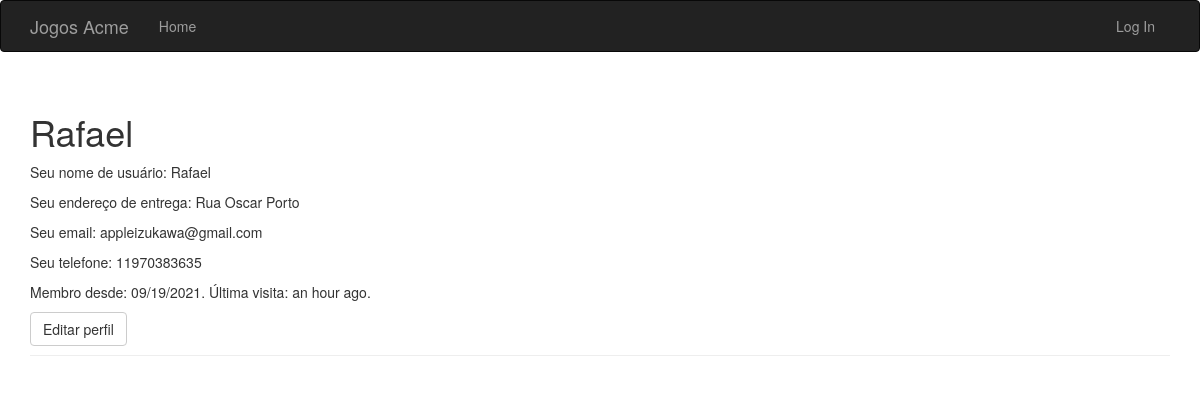
Page /user/Rafael on the earlier database version.
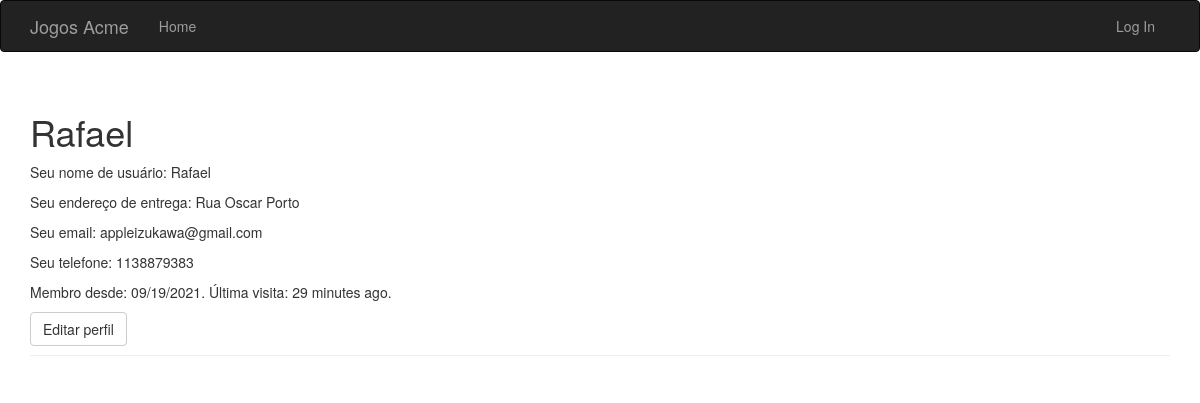
Same page on the later database version.
### app/models.py (models this page shows, shortened)
class User(UserMixin, db.Model):
    __tablename__ = 'users'
    id = db.Column('id', db.Integer, primary_key=True)
    email = db.Column(db.String(64), unique=True, index=True)
    username = db.Column(db.String(64), unique=True, index=True)
    role_id = db.Column(db.Integer, db.ForeignKey('roles.id'))
    password_hash = db.Column(db.String(128))
    confirmed = db.Column(db.Boolean, default=False)
    cpf = db.Column(db.String(64), unique=True, index=True)
    telephone = db.Column(db.String(64), unique=True, index=True)
    destiny_id = db.Column(db.Integer, db.ForeignKey('destiny.id'))
    member_since = db.Column(db.DateTime(), default=datetime.utcnow)
    last_seen = db.Column(db.DateTime(), default=datetime.utcnow)
    @property
    def password(self):
        raise AttributeError('password in not readable attribute')

class Destiny(db.Model):
    __tablename__ = 'destiny'
    id = db.Column('id', db.Integer, primary_key=True, autoincrement=True)
    address = db.Column(db.String(200))
    number = db.Column(db.String(100))
    zipcode = db.Column(db.String(100))
    neighborhood = db.Column(db.String(100))
    complement = db.Column(db.String(200))
    city = db.Column(db.String(200))
    state = db.Column(db.String(100))
    user = db.relationship('User', backref="destiny", lazy='dynamic')

### app/main/views.py (the view)
@main.route('/user/<username>')
def user(username):
    user = User.query.filter_by(username=username).first_or_404()
    return render_template('user/user.html', user=user)

### app/auth/views.py (called while the page is built)
@auth.before_app_request
def before_request():
    if current_user.is_authenticated:
        current_user.ping()
        if not current_user.confirmed \
                and request.endpoint \
                and request.blueprint != 'auth' \
                and request.endpoint != 'static':
            print('>>>Sakura<<<')
            return redirect('auth.unconfirmed')

### app/main/__init__.py (called while the page is built)
@main.app_context_processor
def inject_permissions():
    return dict(Permission=Permission)

### app/models.py (called while the page is built)
    def is_administrator(self):
        return False

### app/templates/user/user.html (shortened to what this page needs)
{% extends "base.html" %}
{% block page_content %}
<div class="page-header">
    <h1>{{ user.username }}</h1>
    {% if user.username or user.destiny.address %}
    <div class="user_info">
        <p>Seu nome de usuário: {% if user.username %}{{ user.username }} {% endif %}</p>
        <p>Seu endereço de entrega: {% if user.destiny.address %} {{ user.destiny.address}} {% endif %}</p>
        <p>Seu email: {% if user.email %} {{ user.email }} {% endif %}</p>
        <p>Seu telefone: {% if user.email %} {{ user.telephone }} {% endif %}</p>
        <p>Membro desde: {{ moment(user.member_since).format('L') }}. Última visita: {{ moment(user.last_seen).fromNow() }}.</p>
    </div>
    {% endif %}
    <div class="user_edtion_option">
        {% if current_user.is_administrator() %}
        <a class="btn btn-danger" href="{{ url_for('.edit_profile_admin', id=user.id) }}">Editar perfil [Admin]</a>
        {% else %}
        <a class="btn btn-default" href="{{ url_for('.edit_profile') }}">Editar perfil</a>
        {% endif %}
    </div>
</div>
{% endblock %}

### app/templates/base.html (shortened to what this page needs)
<!DOCTYPE html>
<html lang="pt-br">
    {% extends "bootstrap/base.html" %}
    {% block head %}
    {{ super() }}
    <link rel="stylesheet" href="{{ url_for('static', filename='css/style.css') }}">
    {% endblock %}
    {% block navbar %}
    <div class="navbar navbar-inverse" role="navigation">
        <div class="container">
            <div class="navbar-header">
                <a class="navbar-brand" href="{{ url_for('main.index')}}" >Jogos Acme</a>
            </div>
            <div class="navbar-collapse collapse">
                <ul class="nav navbar-nav">
                    <li><a href="{{ url_for('main.index')}}">Home</a></li>
                </ul>
                <ul class="nav navbar-nav navbar-right">
                    {% if current_user.is_authenticated %}
                    <li class="dropdown">
                        <a href="#" class="dropdown-toggle" data-toggle="dropdown">Conta<b class="caret"></b></a>
                        <ul class="dropdown-menu">
                            <li><a href="{{ url_for('auth.change_password') }}">Mudar senha</a></li>
                            <li><a href="{{ url_for('auth.change_email_request') }}">Mudar email</a></li>
                            <li> <a href="{{ url_for('auth.logout') }}">Log Out</a></li>
                        </ul>
                    </li>
                    {% else %}
                    <li><a href="{{ url_for('auth.login')}}">Log In</a></li>
                    {% endif %}
                </ul>
            </div>
        </div>
    </div>
    {% endblock %}
    {% block content %}
    <div class="container">
        {% block page_content %}{% endblock %}
    </div>
    {% endblock %}

Differences in the rows shown:
changed User "Rafael": telephone "11970383635" → "1138879383"; last_seen "an hour ago" → "29 minutes ago"
